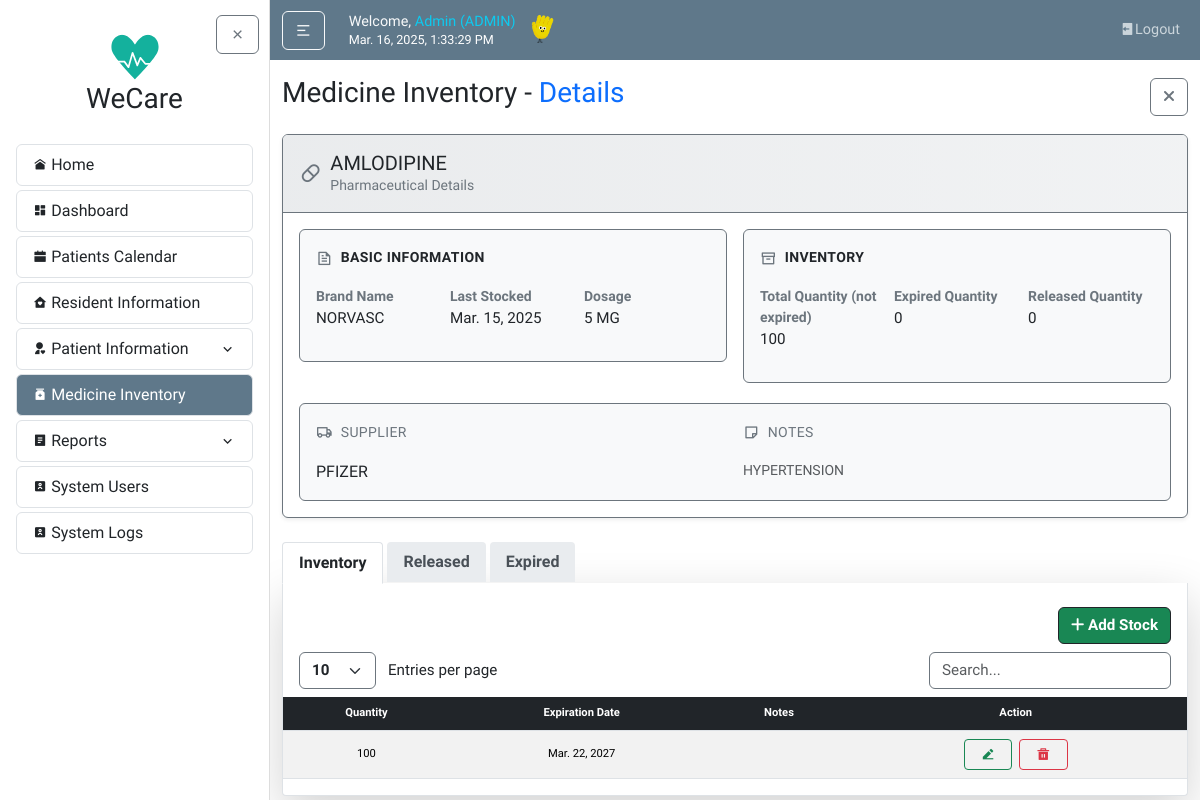
/medicines/14/ (signed in), run on an earlier commit of the app's database.
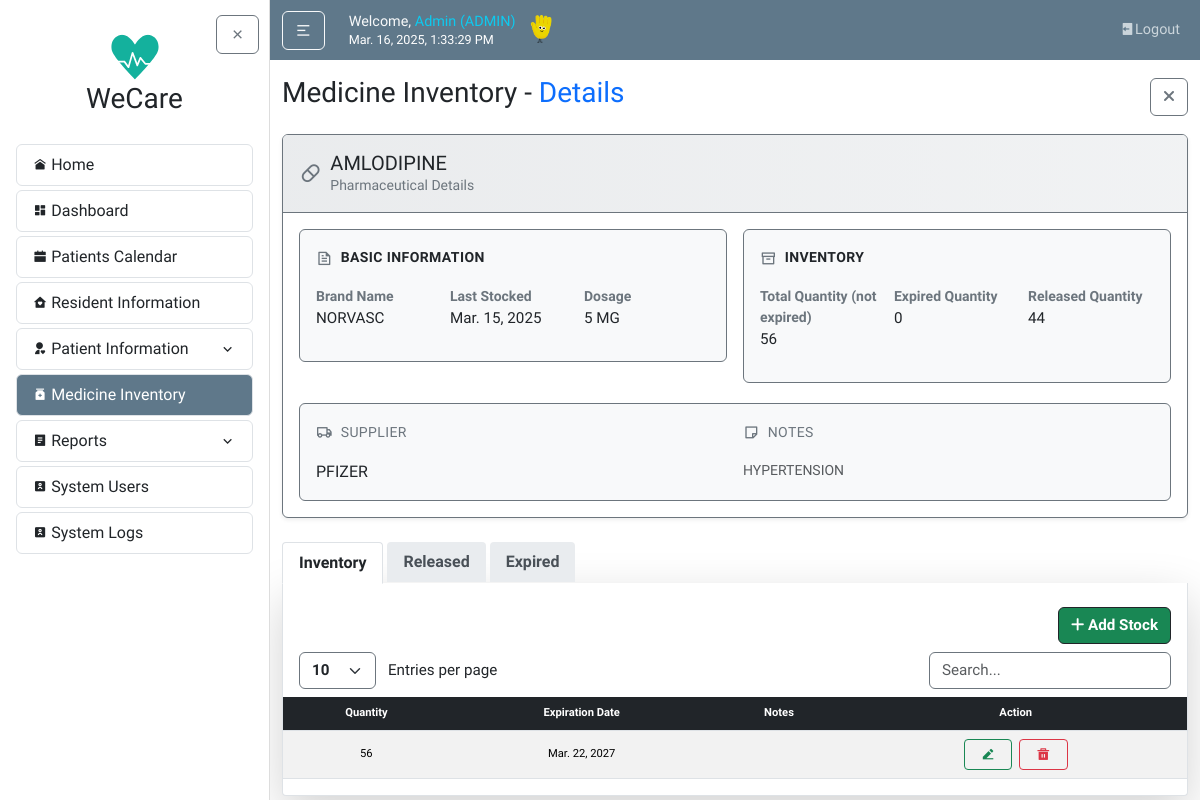
And on a later commit of the database.
### medicineMonitoring/models.py (models this page shows, shortened)
class Medicine(models.Model):
    medicine_name = models.CharField(max_length=255)
    brand_name = models.CharField(max_length=255, blank=True, null=True)
    dosage = models.CharField(max_length=100, blank=True, null=True)
    total_quantity = models.PositiveIntegerField(default=0)
    supplier_name = models.CharField(max_length=255)
    date_last_stock = models.DateField(blank=True)
    notes = models.TextField(blank=True, null=True)
    @property
    def expired_quantity(self):
        today = date.today()
        expired_stocks = self.stocks.filter(expiration_date__lte=today)
        return sum(stock.quantity for stock in expired_stocks)

class MedicineStock(models.Model):
    medicine = models.ForeignKey(Medicine, on_delete=models.CASCADE, related_name="stocks")
    quantity = models.PositiveIntegerField(default=0)
    expiration_date = models.DateField()
    notes = models.TextField(blank=True, null=True)
    objects = MedicineStockManager()

### users/decorators.py (the view)
        def wrapper(request, *args, **kwargs):
            try:
                profile = request.user.userprofile
                if profile.userrole == 'ADMIN' or profile.userrole in allowed_roles:
                    return view_func(request, *args, **kwargs)
                else:
                    messages.warning(
                        request,
                        f"You don't have permission to access the {module_name} module."
                    )
                    return redirect('home')
            except UserProfile.DoesNotExist:
                messages.warning(
                    request,
                    f"Complete your profile to access the {module_name} module."
                )
                return redirect('home')

### medicineMonitoring/views.py (called while the page is built)
@login_required
@role_required(['ADMIN'], 'Medicine details on the Medicine Record')
def medicine_detail(request, pk):
    medicine = get_object_or_404(Medicine, pk=pk)
    patient_medicine_tracking = MedicineTracking.objects.filter(medicine=medicine)
    releasedQty = patient_medicine_tracking.aggregate(total=Sum('quantity_used'))['total'] or 0
    today = date.today()
    valid_stocks = medicine.stocks.filter(expiration_date__gt=today)
    expired_stocks = medicine.stocks.filter(expiration_date__lte=today)
    context = {
        'medicine': medicine,
        'valid_stocks': valid_stocks,
        'expired_stocks': expired_stocks,
        'expired_count': expired_stocks.count(),
        'patient_medicine_tracking': patient_medicine_tracking,
        'releasedQty': releasedQty,
    }
    return render(request, 'medicineMonitoring/medicine_detail.html', context)

### medicineMonitoring/templates/medicineMonitoring/medicine_detail.html (shortened to what the changed rows need)
{% extends "home/layout.html" %}
{% load static %}
{% block body %}
  <div class="card info-card border-secondary shadow-sm">
    <div class="card-header bg-light border-secondary border-bottom py-3">
      <div class="d-flex align-items-center gap-2">
        <div>
          <h3 class="h5 mb-0 text-dark">{{ medicine.medicine_name }}</h3>
          <p class="text-secondary mb-0 small">Pharmaceutical Details</p>
        </div>
      </div>
    </div>
    <div class="card-body p-3">
      <div class="row g-3">
        <div class="col-md-6">
          <div class="info-box border border-secondary rounded p-3 mb-1">
            <dl class="row g-2">
              <div class="col-4">
                <dt class="text-secondary small">Brand Name</dt>
                <dd class="mb-0">{{ medicine.brand_name|default:"-" }}</dd>
              </div>
              <div class="col-4">
                <dt class="text-secondary small">Last Stocked</dt>
                <dd class="mb-0">{{ medicine.date_last_stock|date:"M. d, Y"|default:"-" }}</dd>
              </div>
              <div class="col-4">
                <dt class="text-secondary small">Dosage</dt>
                <dd class="mb-0">{{ medicine.dosage|default:"-" }}</dd>
              </div>
            </dl>
          </div>
        </div>
        <div class="col-md-6">
          <div class="info-box border border-secondary rounded p-3 mb-1">
            <dl class="row g-2">
              <div class="col-4">
                <dt class="text-secondary small">Total Quantity (not expired)</dt>
                <dd class="mb-0">{{ medicine.total_quantity|default:"-" }}</dd>
              </div>
              <div class="col-4 mt-2">
                <dt class="text-secondary small">Expired Quantity</dt>
                <dd class="mb-0">{{ medicine.expired_quantity }}</dd>
              </div>
              <div class="col-4 mt-2">
                <dt class="text-secondary small">Released Quantity</dt>
                <dd class="mb-0">{{ releasedQty }}</dd>
              </div>
            </dl>
          </div>
        </div>
        <div class="col-12">
          <div class="info-box border border-secondary rounded p-3">
            <div class="row g-3">
              <div class="col-md-6">
                <div class="d-flex align-items-center gap-2 mb-3">
                  <i class="ri-truck-line text-secondary"></i>
                  <h4 class="text-uppercase small text-secondary mb-0">Supplier</h4>
                </div>
                <p class="mb-0">{{ medicine.supplier_name }}</p>
              </div>
              <div class="col-md-6">
                <div class="d-flex align-items-center gap-2 mb-3">
                  <i class="ri-sticky-note-line text-secondary"></i>
                  <h4 class="text-uppercase small text-secondary mb-0">Notes</h4>
                </div>
                <p class="mb-0 text-muted small">{{ medicine.notes|default:"No special notes" }}</p>
              </div>
            </div>
          </div>
        </div>
      </div>
    </div>
  </div>
  <article class="tab-content content-section shadow-lg p-0" id="stockTabsContent">
    <div class="tab-pane fade show active" id="stocks" role="tabpanel" aria-labelledby="stocks-tab">
      <div class="table-responsive mt-2">
        <table id="stocksDataTable" class="table table-striped projectTables">
          <thead class="table-dark">
            <tr>
              <th>Quantity</th>
              <th>Expiration Date</th>
              <th>Notes</th>
              {% if request.user.userprofile.userrole in "[ADMIN]" %}
                <th class="text-center">Action</th>
              {% endif %}
            </tr>
          </thead>
          <tbody>
            {% for stock in valid_stocks %}
            <tr>
              <td class="align-middle">{{ stock.quantity }}</td>
              <td class="align-middle">{{ stock.expiration_date|date:"M. d, Y" }}</td>
              <td class="align-middle">{{ stock.notes }}</td>
              {% if request.user.userprofile.userrole in "[ADMIN]" %}
                <td class="align-middle text-center">
                  <a href="{% url 'stock-update' stock.pk %}" class="btn btn-sm btn-outline-success me-1 px-3"><i class="ri-edit-2-fill"></i></a>
                  <button type="button" data-bs-toggle="modal" data-bs-target="#myModal" data-deleteData="{{ medicine.medicine_name }}" data-ID="{{ stock.pk }}" data-moduleName="Delete the stocks entry" class="btn btn-sm btn-outline-danger px-3"><i class="ri-delete-bin-5-fill"></i></button>
                </td>
              {% endif %}
            </tr>
            {% endfor %}
          </tbody>
        </table>
      </div>
    </div>
  </article>
{% endblock body %}

What changed in the data, as far as the page shows it:
changed Medicine "AMLODIPINE": total_quantity "100" → "56"
changed MedicineStock: quantity "100" → "56"
Also different on the page:
{{ releasedQty }}: "0" → "44"
